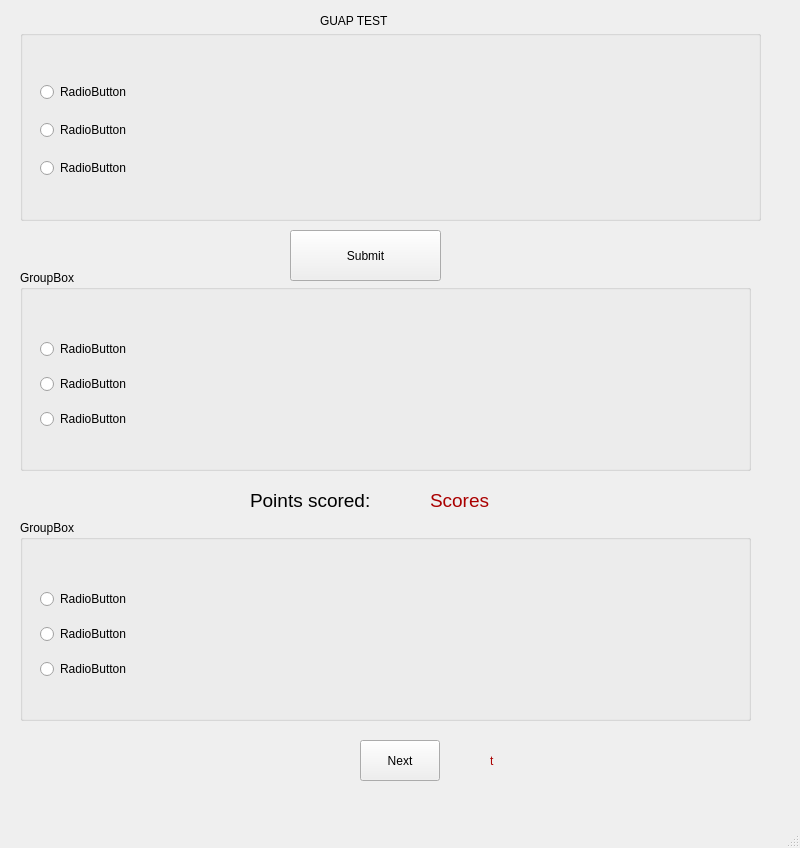
<?xml version="1.0" encoding="UTF-8"?>
<ui version="4.0">
 <class>Quize</class>
 <widget class="QMainWindow" name="Quize">
  <property name="geometry">
   <rect>
    <x>0</x>
    <y>0</y>
    <width>800</width>
    <height>848</height>
   </rect>
  </property>
  <property name="windowTitle">
   <string>Мвале Лисон 4236</string>
  </property>
  <widget class="QWidget" name="centralwidget">
   <widget class="QGroupBox" name="groupBox1">
    <property name="geometry">
     <rect>
      <x>20</x>
      <y>30</y>
      <width>741</width>
      <height>191</height>
     </rect>
    </property>
    <property name="title">
     <string/>
    </property>
    <widget class="QWidget" name="verticalLayoutWidget">
     <property name="geometry">
      <rect>
       <x>20</x>
       <y>40</y>
       <width>711</width>
       <height>121</height>
      </rect>
     </property>
     <layout class="QVBoxLayout" name="verticalLayout">
      <item>
       <widget class="QRadioButton" name="ans1">
        <property name="text">
         <string>RadioButton</string>
        </property>
       </widget>
      </item>
      <item>
       <widget class="QRadioButton" name="ans2">
        <property name="text">
         <string>RadioButton</string>
        </property>
       </widget>
      </item>
      <item>
       <widget class="QRadioButton" name="ans3">
        <property name="text">
         <string>RadioButton</string>
        </property>
       </widget>
      </item>
     </layout>
    </widget>
    <widget class="QLabel" name="que1">
     <property name="geometry">
      <rect>
       <x>10</x>
       <y>0</y>
       <width>691</width>
       <height>61</height>
      </rect>
     </property>
     <property name="text">
      <string/>
     </property>
    </widget>
   </widget>
   <widget class="QLabel" name="label">
    <property name="geometry">
     <rect>
      <x>320</x>
      <y>10</y>
      <width>191</width>
      <height>21</height>
     </rect>
    </property>
    <property name="text">
     <string>GUAP TEST</string>
    </property>
   </widget>
   <widget class="QGroupBox" name="groupBox2">
    <property name="geometry">
     <rect>
      <x>20</x>
      <y>270</y>
      <width>731</width>
      <height>201</height>
     </rect>
    </property>
    <property name="title">
     <string>GroupBox</string>
    </property>
    <widget class="QWidget" name="verticalLayoutWidget_3">
     <property name="geometry">
      <rect>
       <x>20</x>
       <y>60</y>
       <width>711</width>
       <height>111</height>
      </rect>
     </property>
     <layout class="QVBoxLayout" name="verticalLayout_3">
      <item>
       <widget class="QRadioButton" name="ans4">
        <property name="text">
         <string>RadioButton</string>
        </property>
       </widget>
      </item>
      <item>
       <widget class="QRadioButton" name="ans5">
        <property name="text">
         <string>RadioButton</string>
        </property>
       </widget>
      </item>
      <item>
       <widget class="QRadioButton" name="ans6">
        <property name="text">
         <string>RadioButton</string>
        </property>
       </widget>
      </item>
     </layout>
    </widget>
    <widget class="QLabel" name="que2">
     <property name="geometry">
      <rect>
       <x>10</x>
       <y>10</y>
       <width>691</width>
       <height>61</height>
      </rect>
     </property>
     <property name="text">
      <string/>
     </property>
    </widget>
   </widget>
   <widget class="QPushButton" name="pushButton">
    <property name="geometry">
     <rect>
      <x>360</x>
      <y>740</y>
      <width>80</width>
      <height>41</height>
     </rect>
    </property>
    <property name="text">
     <string>Next</string>
    </property>
   </widget>
   <widget class="QGroupBox" name="groupBox3">
    <property name="geometry">
     <rect>
      <x>20</x>
      <y>520</y>
      <width>731</width>
      <height>201</height>
     </rect>
    </property>
    <property name="title">
     <string>GroupBox</string>
    </property>
    <widget class="QWidget" name="verticalLayoutWidget_2">
     <property name="geometry">
      <rect>
       <x>20</x>
       <y>60</y>
       <width>731</width>
       <height>111</height>
      </rect>
     </property>
     <layout class="QVBoxLayout" name="verticalLayout_2">
      <item>
       <widget class="QRadioButton" name="ans7">
        <property name="text">
         <string>RadioButton</string>
        </property>
       </widget>
      </item>
      <item>
       <widget class="QRadioButton" name="ans8">
        <property name="text">
         <string>RadioButton</string>
        </property>
       </widget>
      </item>
      <item>
       <widget class="QRadioButton" name="ans9">
        <property name="text">
         <string>RadioButton</string>
        </property>
       </widget>
      </item>
     </layout>
    </widget>
    <widget class="QLabel" name="que3">
     <property name="geometry">
      <rect>
       <x>10</x>
       <y>20</y>
       <width>691</width>
       <height>61</height>
      </rect>
     </property>
     <property name="text">
      <string/>
     </property>
    </widget>
   </widget>
   <widget class="QPushButton" name="submit">
    <property name="geometry">
     <rect>
      <x>290</x>
      <y>230</y>
      <width>151</width>
      <height>51</height>
     </rect>
    </property>
    <property name="text">
     <string>Submit</string>
    </property>
   </widget>
   <widget class="QLabel" name="lab">
    <property name="geometry">
     <rect>
      <x>250</x>
      <y>480</y>
      <width>241</width>
      <height>41</height>
     </rect>
    </property>
    <property name="font">
     <font>
      <pointsize>14</pointsize>
     </font>
    </property>
    <property name="text">
     <string>Points scored: </string>
    </property>
   </widget>
   <widget class="QLabel" name="points">
    <property name="geometry">
     <rect>
      <x>430</x>
      <y>480</y>
      <width>251</width>
      <height>41</height>
     </rect>
    </property>
    <property name="font">
     <font>
      <pointsize>14</pointsize>
     </font>
    </property>
    <property name="styleSheet">
     <string notr="true">#points{
	
	color: rgb(170, 0, 0);
}</string>
    </property>
    <property name="text">
     <string>Scores</string>
    </property>
   </widget>
   <widget class="QLabel" name="timedisplay">
    <property name="geometry">
     <rect>
      <x>490</x>
      <y>740</y>
      <width>261</width>
      <height>41</height>
     </rect>
    </property>
    <property name="styleSheet">
     <string notr="true">#timedisplay{
	
	color: rgb(170, 0, 0);
}</string>
    </property>
    <property name="text">
     <string>t</string>
    </property>
   </widget>
   <zorder>groupBox1</zorder>
   <zorder>label</zorder>
   <zorder>groupBox2</zorder>
   <zorder>pushButton</zorder>
   <zorder>groupBox3</zorder>
   <zorder>submit</zorder>
   <zorder>points</zorder>
   <zorder>lab</zorder>
   <zorder>timedisplay</zorder>
  </widget>
  <widget class="QMenuBar" name="menubar">
   <property name="geometry">
    <rect>
     <x>0</x>
     <y>0</y>
     <width>800</width>
     <height>25</height>
    </rect>
   </property>
  </widget>
  <widget class="QStatusBar" name="statusbar"/>
 </widget>
 <resources/>
 <connections/>
</ui>
